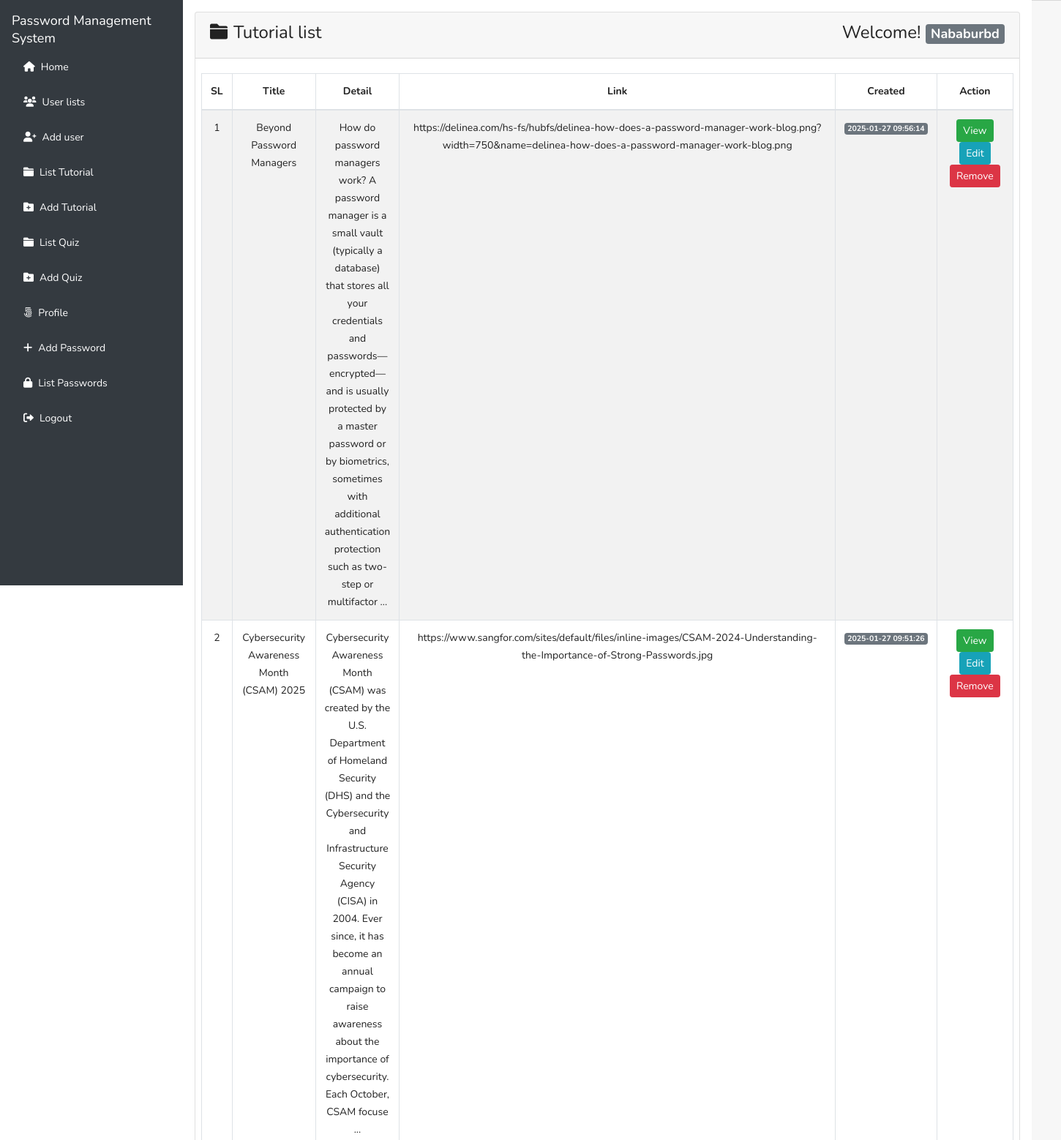
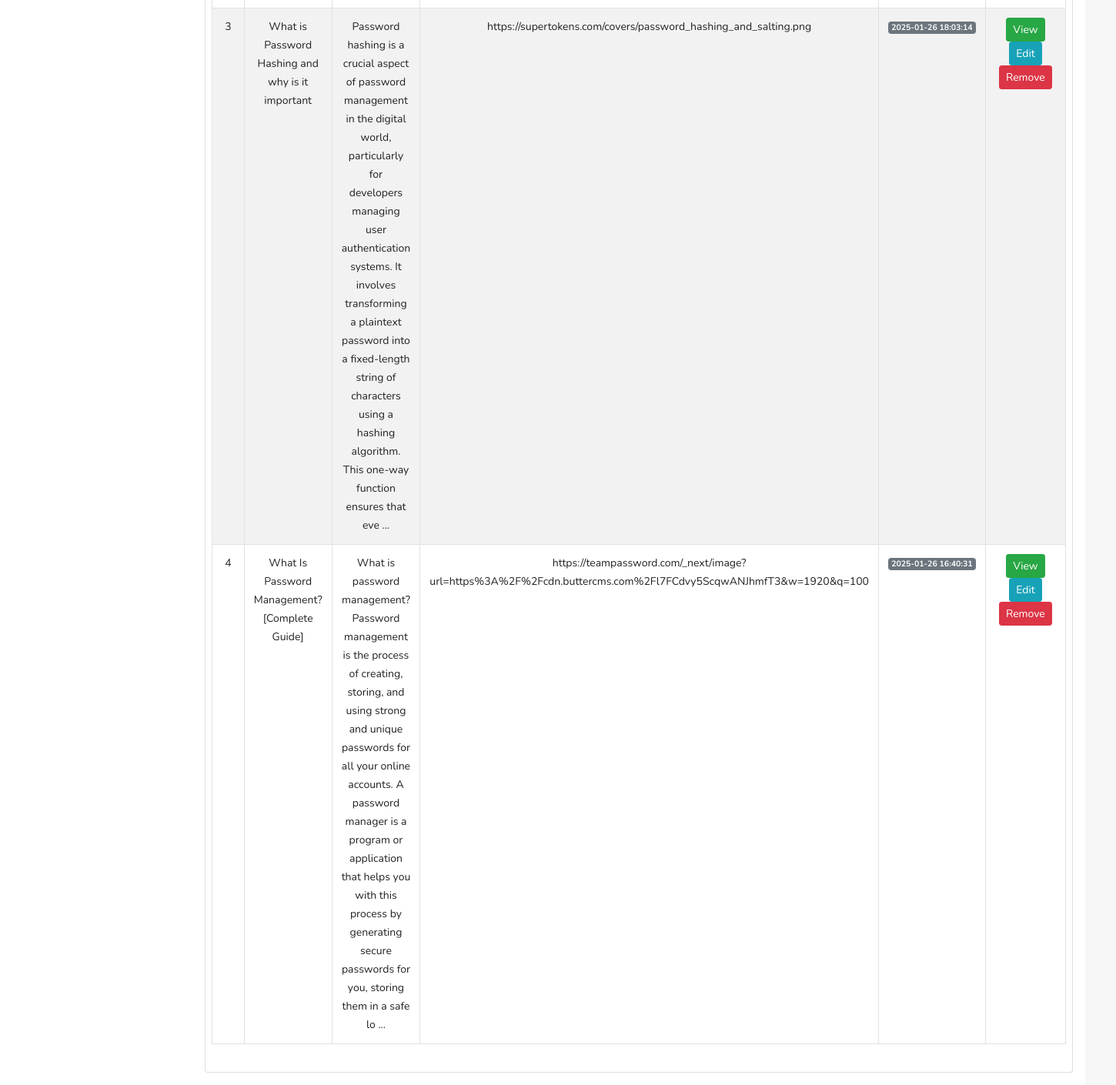
Screenshot of /tutorials/index.php (signed in) with the database file from the repository (2 pictures, top to bottom).
### tables this page shows
CREATE TABLE `tbl_tutorials` (
  `id` int(11) NOT NULL,
  `title` varchar(255) NOT NULL,
  `detail` text DEFAULT NULL,
  `link` varchar(2083) DEFAULT NULL,
  `created_by` int(11) NOT NULL,
  `created_at` timestamp NOT NULL DEFAULT current_timestamp(),
  `updated_at` timestamp NOT NULL DEFAULT current_timestamp() ON UPDATE current_timestamp()
);

### lib/Session.php (called while the page is built, shortened)
<?php
class Session
{
  public static function get($key)
  {
    if (isset($_SESSION[$key])) {
      return $_SESSION[$key];
    } else {
      return false;
    }
  }
}

### lib/Database.php (called while the page is built, shortened)
<?php
$basepath = realpath(__DIR__ . '/..');
class  Database
{
  public $pdo;
  public function __construct()
  {
    if (!isset($this->pdo)) {
      try {
        $link = new PDO('mysql:host=' . DB_HOST . '; dbname=' . DB_NAME, DB_USER, DB_PASS);
        $link->setAttribute(PDO::ATTR_ERRMODE, PDO::ERRMODE_EXCEPTION);
        $link->exec("SET CHARACTER SET utf8");
        $this->pdo  =  $link;
      } catch (PDOException $e) {
        die("Connection error..." . $e->getMessage());
      }
    }
  }
}

### classes/Tutorials.php (called while the page is built, shortened)
<?php
$basepath = realpath(__DIR__ . '/..');
include_once $basepath . '/lib/Database.php';
include_once $basepath . '/lib/Session.php';
class Tutorials
{
  private $db;
  public function __construct()
  {
    $this->db = new Database();
  }
  public function formatDate($date)
  {
    $strtime = strtotime($date);
    return date('Y-m-d H:i:s', $strtime);
  }
  public function selectAllTutorialsData()
  {
    $sql = "SELECT * FROM tbl_tutorials ORDER BY id DESC";
    $stmt = $this->db->pdo->prepare($sql);
    $stmt->execute();
    return $stmt->fetchAll(PDO::FETCH_OBJ);
  }
}

### tutorials/index.php (the view, shortened to what this page needs)
<?php
$basepath = realpath(__DIR__ . '/..');
include_once $basepath . "/inc/header copy.php";
$tutorials = new Tutorials();
?>
<div class="flex-grow-1 p-3">
  <div class="card">
    <div class="card-header">
      <h3>
        <i class="fas fa-folder mr-2"></i>Tutorial list
        <span class="float-right">Welcome!
          <strong>
            <span class="badge badge-lg badge-secondary text-white">
              <?php
              $username = Session::get('username');
              if (isset($username)) {
                echo $username;
              }
              ?>
            </span>
          </strong>
        </span>
      </h3>
    </div>
    <div class="card-body pr-2 pl-2">
      <table id="example" class="table table-striped table-bordered" style="width:100%">
        <thead>
          <tr>
            <th class="text-center">SL</th>
            <th class="text-center">Title</th>
            <th class="text-center">Detail</th>
            <th class="text-center">Link</th>
            <th class="text-center">Created</th>
            <th width='25%' class="text-center">Action</th>
          </tr>
        </thead>
        <tbody>
          <?php
          $allTutorials = $tutorials->selectAllTutorialsData();
          if ($allTutorials) {
            $i = 0;
            foreach ($allTutorials as $value) {
              $i++;
          ?>
              <tr class="text-center" <?php if (Session::get("id") == $value->id) echo "style='background:#d9edf7'"; ?>>
                <td><?php echo $i; ?></td>
                <td><?php echo $value->title; ?></td>
                <td><?php echo substr($value->detail, 0, 300); ?> ...</td>
                <td><?php echo $value->link; ?></td>
                <td>
                  <span class="badge badge-lg badge-secondary text-white">
                    <?php echo $tutorials->formatDate($value->created_at); ?>
                  </span>
                </td>
                <td>
                  <?php if (Session::get("roleid") == '1') { ?>
                    <a class="btn btn-success btn-sm" href="view.php?id=<?php echo $value->id; ?>">View</a>
                    <a class="btn btn-info btn-sm" href="add.php?id=<?php echo $value->id; ?>">Edit</a>
                    <a onclick="return confirm('Are you sure To Delete <?php echo $value->title; ?>?')" class="btn btn-danger btn-sm" href="?remove=<?php echo $value->id; ?>">Remove</a>
                  <?php } else { ?>
                    <a class="btn btn-success btn-sm" href="view.php?id=<?php echo $value->id; ?>">View</a>
                  <?php } ?>
                </td>
              </tr>
            <?php }
          } else { ?>
            <tr class="text-center">
              <td colspan="6">No tutorial available now!</td>
            </tr>
          <?php } ?>
        </tbody>
      </table>
    </div>
  </div>
</div>
<?php
include $basepath . '/inc/footer.php';
?>

### assets/style.css (style rules this page uses)
body { line-height: 24px; font-size: 14px; font-style: normal; font-weight: normal; visibility: visible; font-family: 'Nunito', sans-serif; color: #222; }
h1, h2, h3, h4, h5, h6 { color: #222; font-family: 'Nunito', sans-serif; font-weight: 400; margin-top: 0; }
h3 { font-size: 24px; line-height: 30px; }

### rows the page displays
tbl_tutorials: title "Beyond Password Managers", detail "How do password managers work? A password manager is a small vault (typically a database) that stores all your credentials and passwords—encrypted— and is usually protected by a master password or by biometrics, sometimes with additional authentication protection such as two-step or multifactor", link "https://delinea.com/hs-fs/hubfs/delinea-how-does-a-password-manager-work-blog.png?width=750&name=delinea-how-does-a-password-manager-work-blog.png", created_at "2025-01-27 09:56:14"
tbl_tutorials: title "Cybersecurity Awareness Month (CSAM) 2025", detail "Cybersecurity Awareness Month (CSAM) was created by the U.S. Department of Homeland Security (DHS) and the Cybersecurity and Infrastructure Security Agency (CISA) in 2004. Ever since, it has become an annual campaign to raise awareness about the importance of cybersecurity. Each October, CSAM focuse", link "https://www.sangfor.com/sites/default/files/inline-images/CSAM-2024-Understanding-the-Importance-of-Strong-Passwords.jpg", created_at "2025-01-27 09:51:26"
tbl_tutorials: title "What is Password Hashing and why is it important", detail "Password hashing is a crucial aspect of password management in the digital world, particularly for developers managing user authentication systems. It involves transforming a plaintext password into a fixed-length string of characters using a hashing algorithm. This one-way function ensures that eve", link "https://supertokens.com/covers/password_hashing_and_salting.png", created_at "2025-01-26 18:03:14"
tbl_tutorials: title "What Is Password Management? [Complete Guide]", detail "What is password management? Password management is the process of creating, storing, and using strong and unique passwords for all your online accounts. A password manager is a program or application that helps you with this process by generating secure passwords for you, storing them in a safe lo", link "https://teampassword.com/_next/image?url=https%3A%2F%2Fcdn.buttercms.com%2Fl7FCdvy5ScqwANJhmfT3&w=1920&q=100", created_at "2025-01-26 16:40:31"

### other values shown
$username "Nababurbd"
